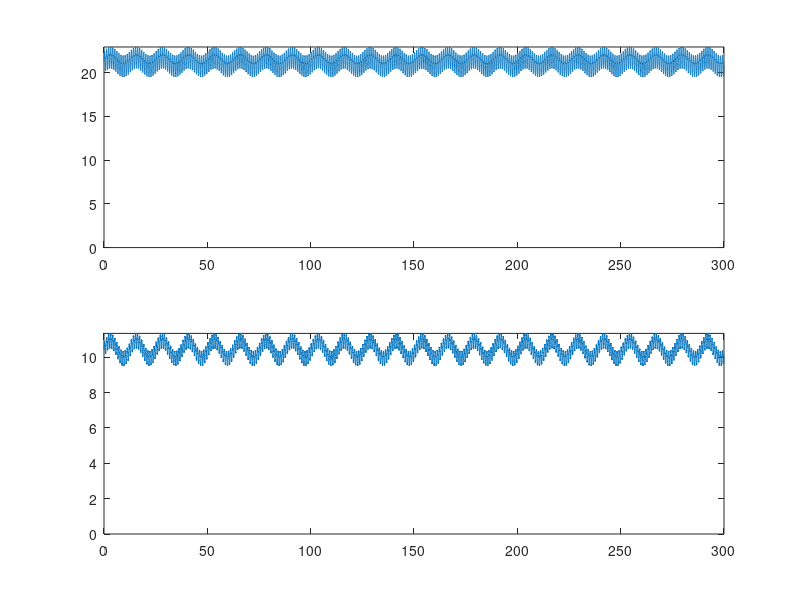

This chart was generated by the following MATLAB code:
close all

noise=0.1;
DC=20;
AC=3;
DC2=10;
AC2=1;
DN=1;
fluctuation=1;
ff=1; %fluctuation frequency
samplingrate=120;
heartrate=60;
time=300;

t=0:1/samplingrate:time;
a=4*sin(t*2*pi*heartrate/60)+4;
b=sin(t*2*pi*heartrate/60+pi*1.4)*4-3.5;


for i=1:length(a)
    if a(i)<0
        a(i)=0;
    end
end

for i=1:length(b)
    if b(i)<0
        b(i)=0;
    end
end
    
c=AC*(a+DN*b*4)/10;
%---------Add noise

c=c+noise*rand(1,length(c))/2;

%---------Add DC

c=c+DC;
%--------Add fluctuation

if fluctuation ~= 0
    F=0.05*sin(ff*t/2);%+1;
    %c=fluctuation*c.*F;
    c1=fluctuation*c+10*F;
end
subplot(2,1,1)
plot(t,c1)
axis([0 max(t) 0 max(c1)])


%-------wave 2



t=0:1/samplingrate:time;
a=4*sin(t*2*pi*heartrate/60)+4;
b=sin(t*2*pi*heartrate/60+pi*1.4)*4-3.5;


for i=1:length(a)
    if a(i)<0
        a(i)=0;
    end
end

for i=1:length(b)
    if b(i)<0
        b(i)=0;
    end
end
    
c=AC2*(a+DN*b*4)/10;
%---------Add noise

c=c+noise*rand(1,length(c))/2;

%---------Add DC

c=c+DC2;
%--------Add fluctuation

if fluctuation ~= 0
    F=0.05*sin(ff*t/2);%+1;
    %c=fluctuation*c.*F;
    c2=fluctuation*c+10*F;
end

subplot(2,1,2)
plot(t,c2)
axis([0 max(t) 0 max(c2)])
